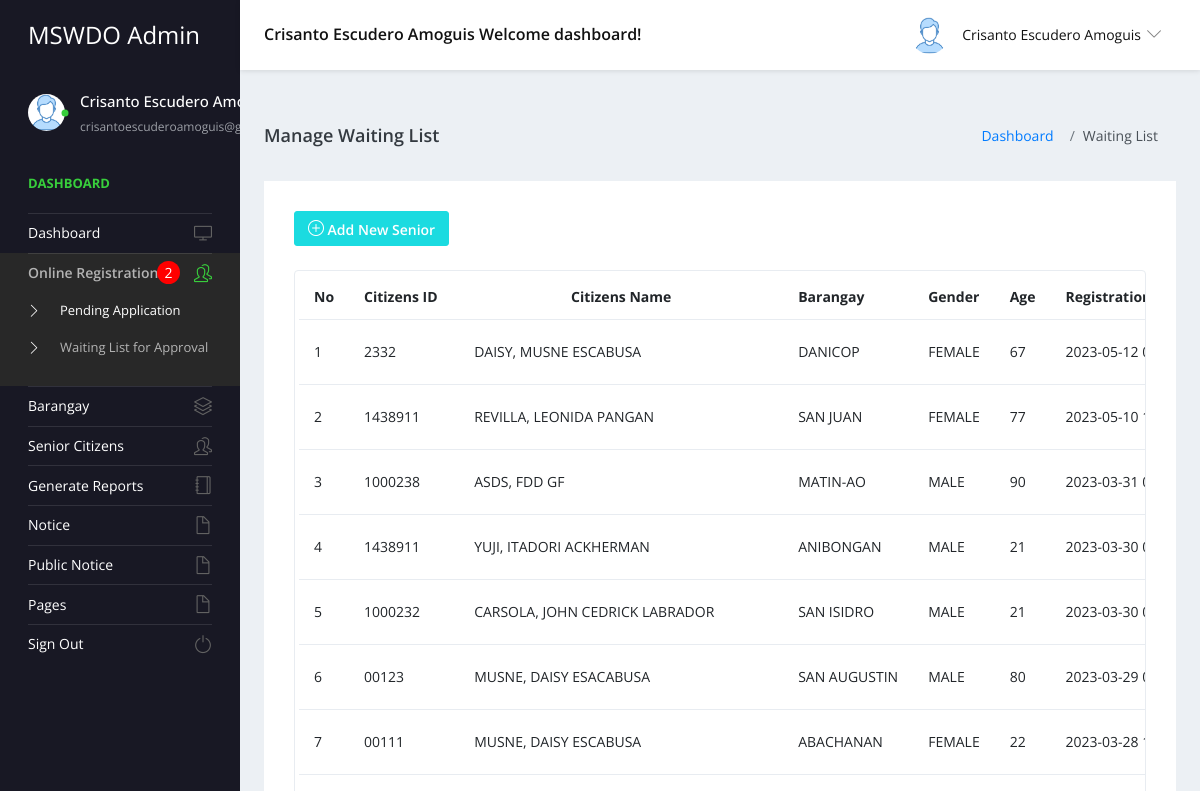
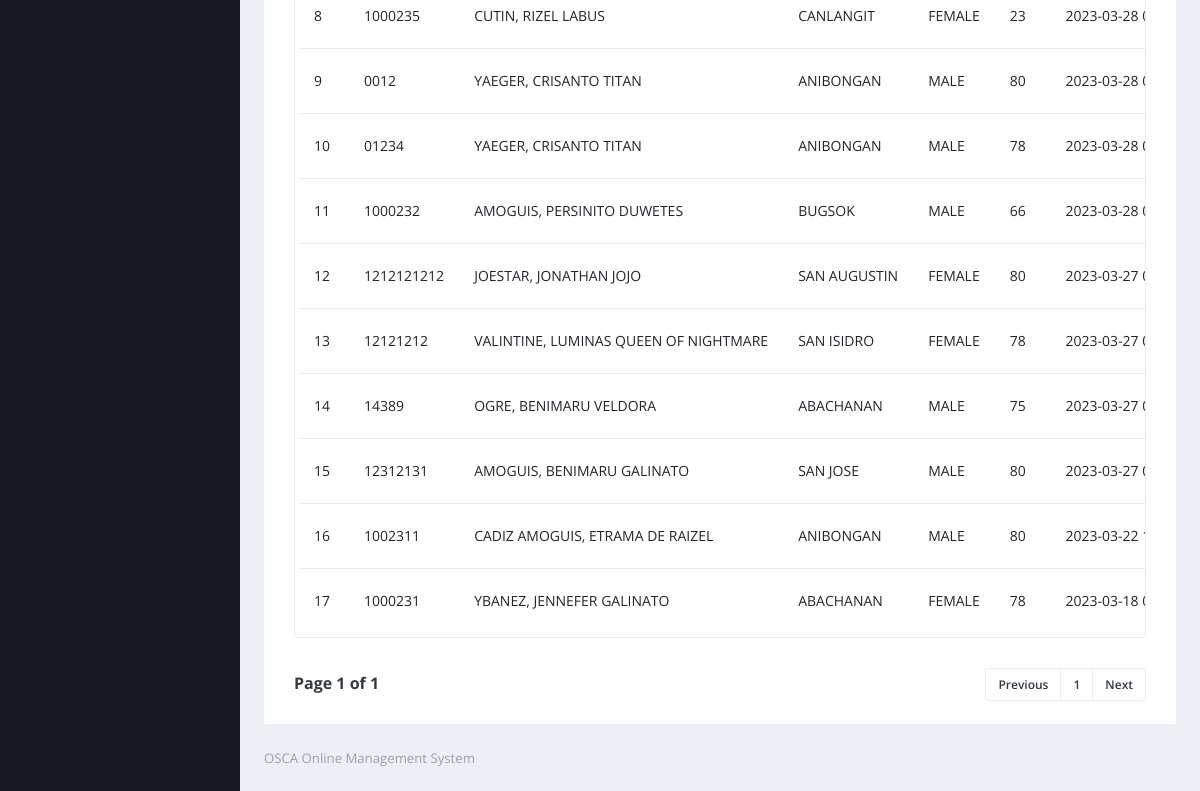
The page /admin/manage-online-registration.php (signed in) on the database as committed earlier (2 pictures, top to bottom).
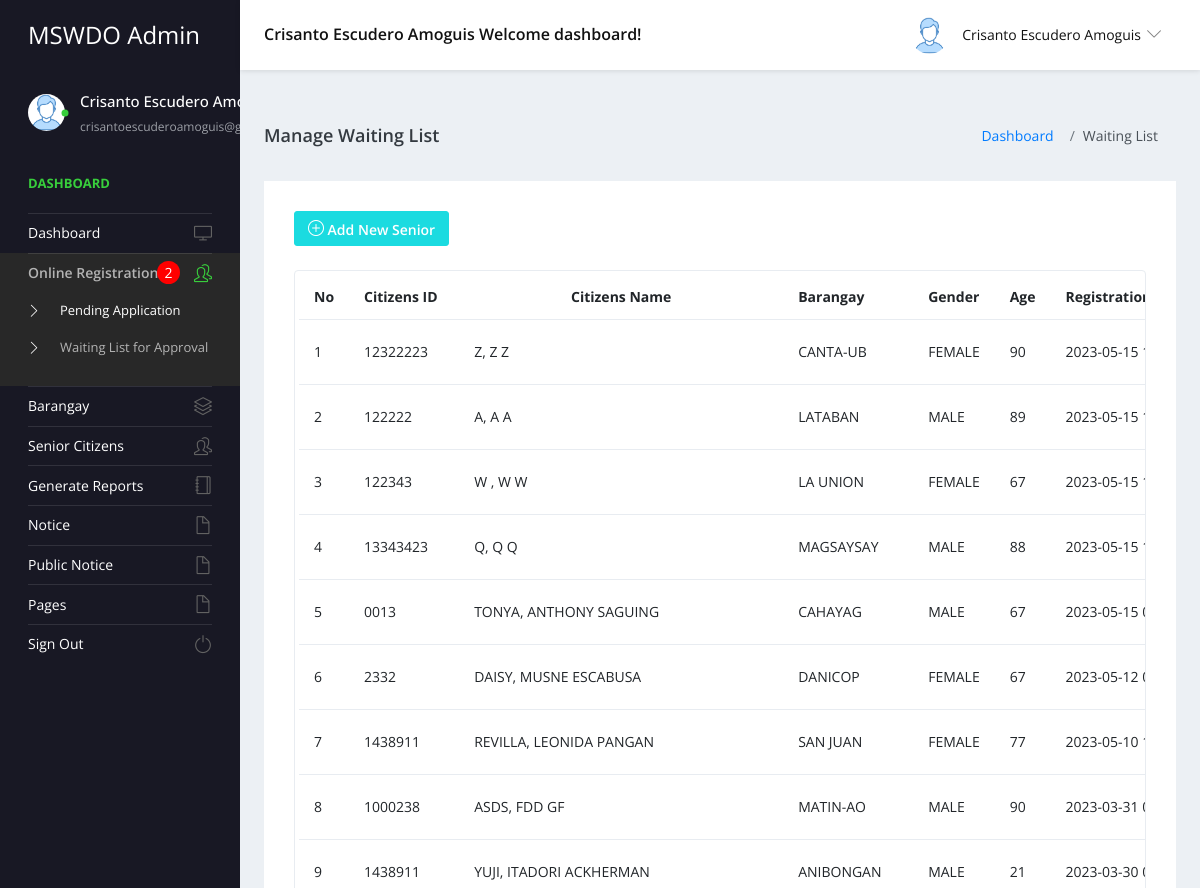
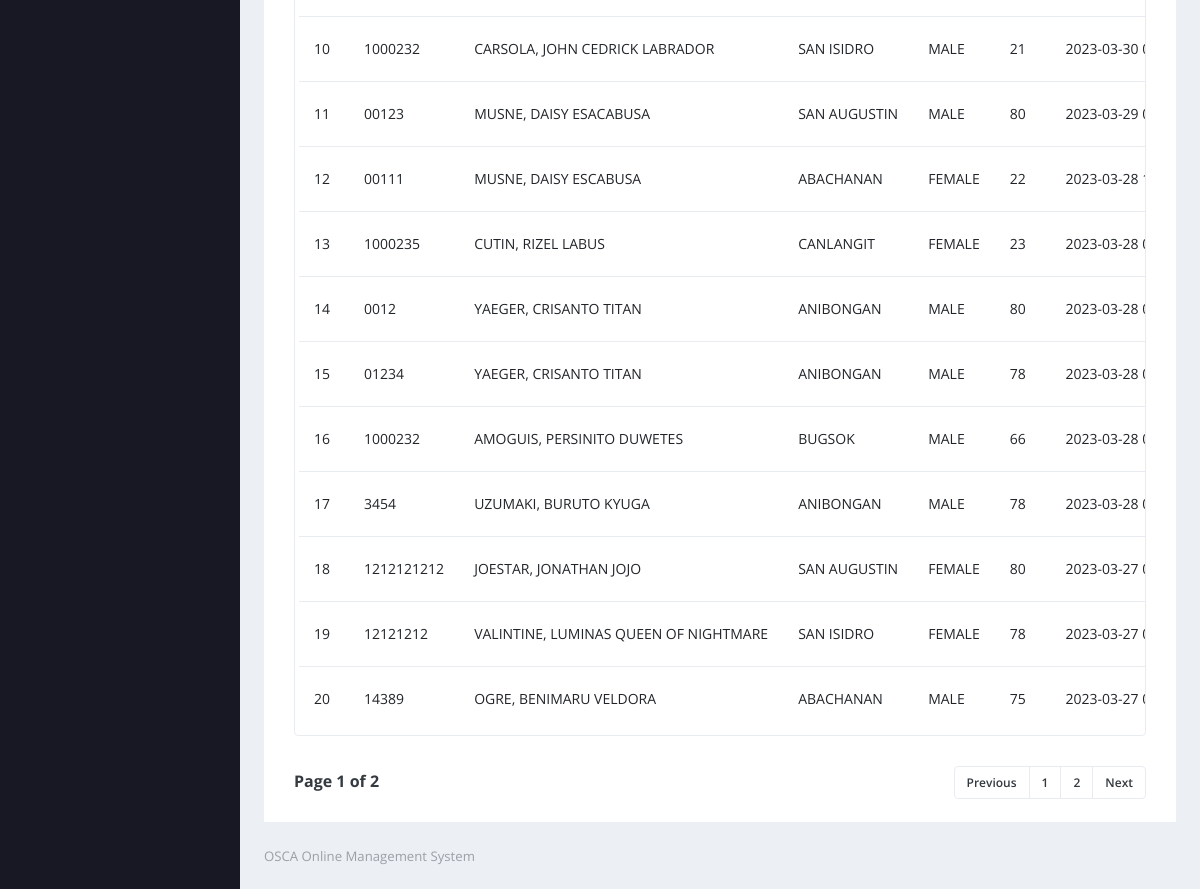
The same page on the database as committed later (2 pictures, top to bottom).
### tables this page shows
CREATE TABLE `tblonline_registration` (
  `ID` int(10) NOT NULL,
  `StuID` varchar(200) DEFAULT NULL,
  `SurName` varchar(200) DEFAULT NULL,
  `MiddleName` varchar(200) DEFAULT NULL,
  `FirstName` varchar(200) DEFAULT NULL,
  `NickName` varchar(250) NOT NULL,
  `DOB` date DEFAULT NULL,
  `Age` bigint(11) DEFAULT NULL,
  `Gender` varchar(50) DEFAULT NULL,
  `Religion` varchar(200) DEFAULT NULL,
  `PoB` varchar(500) DEFAULT NULL,
  `ContactNumber` bigint(11) DEFAULT NULL,
  `CitiEmail` varchar(200) DEFAULT NULL,
  `CivilStatus` varchar(200) DEFAULT NULL,
  `PuAddress` varchar(200) DEFAULT NULL,
  `Barangay` varchar(200) DEFAULT NULL,
  `EduAt` varchar(200) DEFAULT NULL,
  `Skills` varchar(200) DEFAULT NULL,
  `Occupation` varchar(200) DEFAULT NULL,
  `AnIncome` varchar(50) DEFAULT NULL,
  `NoB` varchar(200) DEFAULT NULL,
  `FcName` mediumtext DEFAULT NULL,
  `Relationship` mediumtext DEFAULT NULL,
  `FcAge` bigint(11) DEFAULT NULL,
  `FcCiviStatus` varchar(200) DEFAULT NULL,
  `FcIncome` varchar(50) DEFAULT NULL,
  `Fcoccupation` varchar(200) DEFAULT NULL,
  `AltenateNumber` bigint(11) DEFAULT NULL,
  `DateofAdmission` timestamp NULL DEFAULT current_timestamp(),
  `Pension` varchar(50) DEFAULT NULL,
  `Status` varchar(25) DEFAULT NULL
);

### admin/manage-online-registration.php (the view, shortened to what the changed rows need)
<?php
include('includes/dbconnection.php');
require 'connect.php';
require 'config.php';
?>
<!DOCTYPE html>
<html lang="en">
  <head>
    <link rel="stylesheet" href="css/bootstrap.min.css">
		<link rel="stylesheet" type="text/css" href="https://stackpath.bootstrapcdn.com/font-awesome/4.7.0/css/font-awesome.min.css">
    <link rel="stylesheet" href="vendors/simple-line-icons/css/simple-line-icons.css">
    <link rel="stylesheet" href="vendors/flag-icon-css/css/flag-icon.min.css">
    <link rel="stylesheet" href="vendors/css/vendor.bundle.base.css">
    <link rel="stylesheet" href="./vendors/daterangepicker/daterangepicker.css">
    <link rel="stylesheet" href="./vendors/chartist/chartist.min.css">
    <link rel="stylesheet" href="./css/style.css">
  </head>
  <body>
    <div class="container-scroller">
     <?php include_once('includes/header.php');?>
      <div class="container-fluid page-body-wrapper">
        <?php include_once('includes/sidebar.php');?>
        <div class="main-panel">
          <div class="content-wrapper">
            <div class="row">
              <div class="col-md-12 grid-margin stretch-card">
                <div class="card">
                  <div class="card-body">
                    <div class="table-responsive border rounded p-1">
                      <table class="table">
                        <thead>
                          <tr>
                            <th class="font-weight-bold">No</th>
                            <th class="font-weight-bold">Citizens ID</th>
                            <th class="font-weight-bold" style="text-align: center">Citizens Name</th>
                            <th class="font-weight-bold">Barangay</th>
                            <th class="font-weight-bold">Gender</th>
                            <th class="font-weight-bold">Age</th>
                            <th class="font-weight-bold">Registration Date</th>
                          </tr>
                        </thead>
                        <tbody>
                        <?php
                        if(isset($_GET['page_no']) && $_GET['page_no'] !==""){
                          $page_no = $_GET['page_no'];
                        }else{
                          $page_no = 1;
                        }
                        $total_records_per_page = 20;
                        $offset = ($page_no - 1) * $total_records_per_page;
                         $result_count = mysqli_query($con, "SELECT COUNT(*) as total_records FROM tblonline_registration");
                         $records = mysqli_fetch_array($result_count);
                         $total_records = $records['total_records'];
                         $total_no_of_pages = ceil($total_records / $total_records_per_page);
              $counter = 1;
							$stmt = $mysqli->prepare("SELECT `id`, `StuID`, `SurName`, `FirstName`, `MiddleName`, `Barangay`, `Gender`, `Age`, `DateofAdmission` FROM `tblonline_registration`  WHERE Status = 'Approved' ORDER BY `DateofAdmission` DESC LIMIT $offset, $total_records_per_page");
							$stmt->execute();
							$stmt->store_result();
							if( $stmt->num_rows > 0 ) {
								$stmt->bind_result($id, $stuid, $stuname, $fname, $mname, $barangay, $gender, $age, $DateofAdmission );
								while( $stmt->fetch() ) {
                            ?>
                          <tr>
                          <td><?=$counter?></td>
                          <td><?=$stuid?></td>
								          <td class="strupper"><?=$stuname?>, <?=$fname?> <?=$mname?></td>
								          <td class="strupper"><?=$barangay?></td>
								          <td class="strupper"><?=$gender?></td>
                          <td><?=$age?></td>
								          <td><?=$DateofAdmission?></td>
							      </tr>
                    <?php $counter++;?>
						<?php } } else {?>
						 <tr>
								<td colspan="5" align="center">No Senior found.</td>
							</tr>
							<?php } ?>
                        </tbody>
                      </table>
                    </div>
                    <div>
                      <nav aria-label="Page navigation example" style="margin-top: 30px;">
  <ul class="pagination justify-content-end">
    <?php for ($counters = 1; $counters <= $total_no_of_pages; $counters++) { ?>
      <?php if($page_no !== $counters){ ?>
    <li class="page-item"><a class="page-link" href="?page_no=<?= $counters; ?>"><?= $counters; ?></a></li>
    <?php } else { ?>
      <li class="page-item"><a class="page-link active"><?= $counters; ?></a></li>
      <?php }?>
    <?php }?>
  </ul>
</nav>
<div class="p-10" style="margin-top: -45px;">
  <strong>Page <?= $page_no;?> of <?= $total_no_of_pages; ?></strong>
</div>
</div>
                  </div>
                </div>
              </div>
            </div>
          </div>
        </div>
      </div>
    </div>
  </body>
</html><?php  ?>

### admin/includes/header.php (shortened to what the changed rows need)
 <nav class="navbar default-layout-navbar col-lg-12 col-12 p-0 fixed-top d-flex flex-row">
        </div><?php
         $aid= $_SESSION['sturecmsaid'];
$sql="SELECT * from tbladmin where ID=:aid";
$query = $dbh -> prepare($sql);
$query->bindParam(':aid',$aid,PDO::PARAM_STR);
$query->execute();
$results=$query->fetchAll(PDO::FETCH_OBJ);
$cnt=1;
if($query->rowCount() > 0)
{
foreach($results as $row)
{               ?>
        <div class="navbar-menu-wrapper d-flex align-items-center flex-grow-1">
          <h5 class="mb-0 font-weight-medium d-none d-lg-flex"><?php  echo htmlentities($row->AdminName);?> Welcome dashboard!</h5>
          <ul class="navbar-nav navbar-nav-right ml-auto">
            <li class="nav-item dropdown d-none d-xl-inline-flex user-dropdown">
              <a class="nav-link dropdown-toggle" id="UserDropdown" href="#" data-toggle="dropdown" aria-expanded="false">
                <img class="img-xs rounded-circle ml-2" src="images/faces/face8.jpg" alt="Profile image"> <span class="font-weight-normal"> <?php  echo htmlentities($row->AdminName);?> </span></a>
                <?php $cnt=$cnt+1;}} ?>
            </li>
          </ul>
        </div>
      </nav>

### admin/includes/sidebar.php (shortened to what the changed rows need)
<nav class="sidebar sidebar-offcanvas" id="sidebar">
          <ul class="nav">
            <li class="nav-item nav-profile">
              <a href="#" class="nav-link">
                <div class="text-wrapper">
                  <?php
         $aid= $_SESSION['sturecmsaid'];
$sql="SELECT * from tbladmin where ID=:aid";
$query = $dbh -> prepare($sql);
$query->bindParam(':aid',$aid,PDO::PARAM_STR);
$query->execute();
$results=$query->fetchAll(PDO::FETCH_OBJ);
$cnt=1;
if($query->rowCount() > 0)
{
foreach($results as $row)
{               ?>
                  <p class="profile-name"><?php  echo htmlentities($row->AdminName);?></p>
                  <p class="designation"><?php  echo htmlentities($row->Email);?></p><?php $cnt=$cnt+1;}} ?>
                </div>
              </a>
            </li>
          </ul>
        </nav>

Rows that differ between the two databases and show on the page:
no longer on this page (row edited): tblonline_registration: StuID "12312131", SurName "AMOGUIS", FirstName "BENIMARU", MiddleName "GALINATO", Barangay "SAN JOSE", Gender "MALE", Age "80", DateofAdmission "2023-03-27…"
no longer on this page (row edited): tblonline_registration: StuID "1002311", SurName "CADIZ AMOGUIS", FirstName "ETRAMA", MiddleName "DE RAIZEL", Barangay "ANIBONGAN", Gender "MALE", Age "80", DateofAdmission "2023-03-22…"
no longer on this page (row edited): tblonline_registration: StuID "1000231", SurName "YBANEZ", FirstName "JENNEFER", MiddleName "GALINATO", Barangay "ABACHANAN", Gender "FEMALE", Age "78", DateofAdmission "2023-03-18…"
added tblonline_registration: StuID "12322223", SurName "Z", FirstName "Z", MiddleName "Z", Barangay "CANTA-UB", Gender "FEMALE", Age "90", DateofAdmission "2023-05-15…"
added tblonline_registration: StuID "122222", SurName "A", FirstName "A", MiddleName "A", Barangay "LATABAN", Gender "MALE", Age "89", DateofAdmission "2023-05-15…"
added tblonline_registration: StuID "122343", SurName "W", FirstName "W", MiddleName "W", Barangay "LA UNION", Gender "FEMALE", Age "67", DateofAdmission "2023-05-15…"
added tblonline_registration: StuID "13343423", SurName "Q", FirstName "Q", MiddleName "Q", Barangay "MAGSAYSAY", Gender "MALE", Age "88", DateofAdmission "2023-05-15…"
added tblonline_registration: StuID "0013", SurName "TONYA", FirstName "ANTHONY", MiddleName "SAGUING", Barangay "CAHAYAG", Gender "MALE", Age "67", DateofAdmission "2023-05-15…"
now on this page (row edited): tblonline_registration: StuID "3454", SurName "UZUMAKI", FirstName "BURUTO", MiddleName "KYUGA", Barangay "ANIBONGAN", Gender "MALE", Age "78", DateofAdmission "2023-03-28…"
Other text that changed with them:
$total_no_of_pages: "1" → "2"
new list line: "2"
